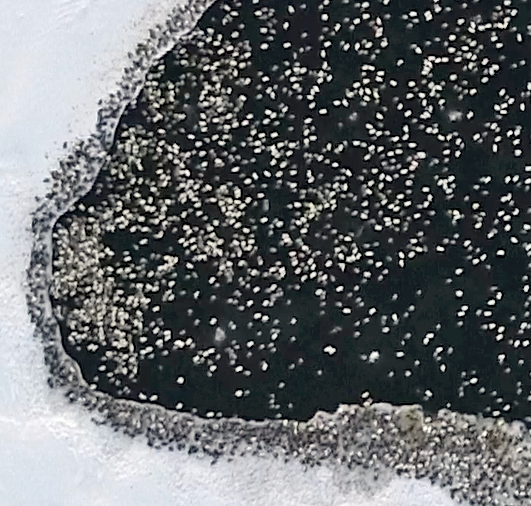
#> input picture demo-dataset/overhead_2_crop.png, 531 x 506 px, found by its file name
$ jupyter execute --allow-errors playground.ipynb
#> lines starting #> are read from the running program, lines starting #| are printed output that depends on the picture; after the words box and inside, x2 and y2 are one past the last pixel; in counts of white or black regions, pixels touching at a corner belong together
[cell 1]
import cv2
import numpy as np
import matplotlib.pyplot as plt
import random
import os
from datetime import datetime

# Function to convert HSV to RGB
def hsv_to_rgb(h, s, v):
    return tuple(int(i) for i in cv2.cvtColor(np.uint8([[[h, s, v]]]), cv2.COLOR_HSV2BGR)[0][0])

# def apply_watershed(binary, image):
#     # Noise removal with morphological operations
#     kernel = np.ones((1, 1), np.uint8)
#     opening = cv2.morphologyEx(binary, cv2.MORPH_OPEN, kernel, iterations=2)

#     # Dilate the result to get the sure background region
#     sure_bg = cv2.dilate(opening, kernel, iterations=2)

#     # Distance transform for sure foreground region
#     dist_transform = cv2.distanceTransform(opening, cv2.DIST_L2, 5)
#     _, sure_fg = cv2.threshold(dist_transform, 0.1 * dist_transform.max(), 255, 0)

#     # Find unknown region by subtracting sure foreground from the background
#     sure_fg = np.uint8(sure_fg)
#     unknown = cv2.subtract(sure_bg, sure_fg)

#     # Marker labeling
#     _, markers = cv2.connectedComponents(sure_fg)

#     # Add 1 to all markers so that the background is not 0 but 1
#     markers = markers + 1

#     # Mark the unknown regions with 0
#     markers[unknown == 255] = 0

#     # Apply the watershed algorithm
#     markers = cv2.watershed(image, markers)

#     # Mark boundaries in the original image
#     image[markers == -1] = [255, 0, 0]  # Boundaries are marked in red

#     return image, markers

def count_ducks(image_path, threshold_range, contour_size_range, watershed_size_range, save=False):
    # Load the image
#> called with image_path = 'dataset/overhead_2_crop.png', save = False
    image = cv2.imread(image_path)
#> image is the input picture: shape (506, 531, 3); mean B, G, R 105, 102.9, 99.3
    if image is None:
        print(f"Error: Unable to load image from path {image_path}")
        return

    # Convert to grayscale
    gray = cv2.cvtColor(image, cv2.COLOR_BGR2GRAY)

    # Thresholding to create a binary image
    binary = cv2.inRange(gray, threshold_range[0], threshold_range[1])
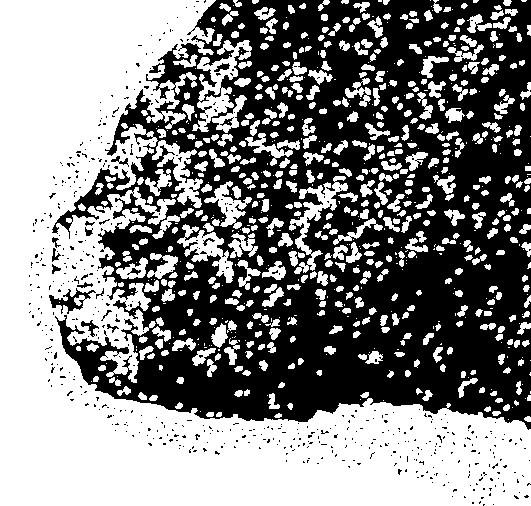
#> binary: shape (506, 531); 52.7% white; 555 black regions (537 under 20 px)

    # # Apply watershed algorithm to separate touching objects
    # image_watershed, markers = apply_watershed(binary, image.copy())

    # Find contours after watershed
    contours, _ = cv2.findContours(binary, cv2.RETR_TREE, cv2.CHAIN_APPROX_SIMPLE)
#> contours = 1447 contours, 950 with area under 20; largest, box (x1, y1, x2, y2) and area: (0, 0, 531, 506) 103562, (192, 40, 252, 132) 1805, (289, 176, 348, 274) 1146, (177, 224, 234, 283) 1080, (152, 140, 203, 208) 1008
    print("Number of contours:", len(contours))
#| Number of contours: 1447

    # Optional: Draw contours with unique colors
    output_image_all_contours = image.copy()
    for cnt in contours:
        hue = random.randint(0, 179)  # OpenCV uses hue values from 0 to 179
        color = hsv_to_rgb(hue, 200, 200)
        cv2.drawContours(output_image_all_contours, [cnt], -1, color, 2)
#> this loop made 1447 passes
#> (hue, color) on passes 2 to 4: (107, (200, 111, 43)), (10, (43, 95, 200)), (66, (75, 200, 43))
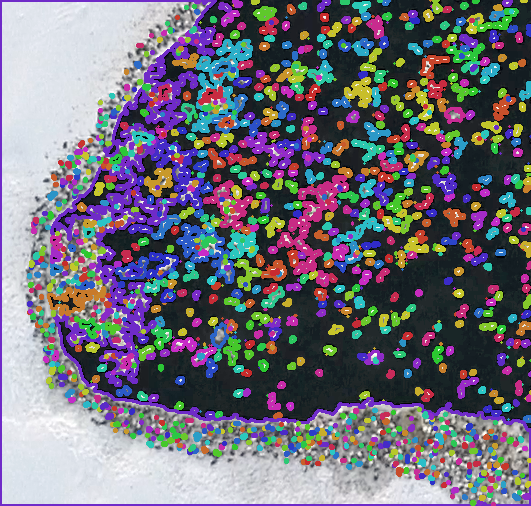
#> output_image_all_contours: shape (506, 531, 3); mean B, G, R 120.5, 108.8, 110.6

    # Filter contours based on size and collect areas
    duck_contours = []
    for cnt in contours:
        area = cv2.contourArea(cnt)
        if watershed_size_range[0] < area < watershed_size_range[1]:
            kernel = np.ones((5, 5), np.uint8)
            cnt_erosion = cv2.erode(cnt, kernel, iterations=1)
            duck_contours.append(cnt_erosion)
#> this loop made 37 passes
#> area on passes 2, 5, 6, 9, 10, 11, 12, 17, 20, 21, 22, 23: 23.5, 25, 25.5, 20, 27.5, 20.5, 27, 21.5, 31.5, 80, 27.5, 37.5
#> after the loop, duck_contours = []

    # Count the number of ducks
    number_of_ducks = len(duck_contours)
    print(f'Number of ducks: {number_of_ducks}')

    # Optional: Draw contours with unique colors
    output_image_filtered_contours = image.copy()
    for cnt in duck_contours:
        hue = random.randint(0, 179)  # OpenCV uses hue values from 0 to 179
        color = hsv_to_rgb(hue, 200, 200)
        cv2.drawContours(output_image_filtered_contours, [cnt], -1, color, 2)

    # Convert BGR images to RGB
    output_image_all_contours = cv2.cvtColor(output_image_all_contours, cv2.COLOR_BGR2RGB)
    output_image_filtered_contours = cv2.cvtColor(output_image_filtered_contours, cv2.COLOR_BGR2RGB)
    gray_rgb = cv2.cvtColor(gray, cv2.COLOR_GRAY2RGB)  # Convert grayscale to RGB for consistent plotting

    # Create a timestamp for saving files
    timestamp = datetime.now().strftime("%Y%m%d_%H%M%S")
    if save:
        output_dir = f'outputs/{timestamp}'
        os.makedirs(output_dir, exist_ok=True)

    # Plotting code (same as before)
    figsize = (8,8)

    # [10 lines of commented-out code are left out]
    plt.figure(figsize=figsize)
    plt.imshow(binary, cmap='gray')
    plt.title('Binary Image')
    plt.axis('off')
    if save:
        plt.savefig(f'{output_dir}/binary.png', bbox_inches='tight', pad_inches=0)
    plt.show()

    # [10 lines of commented-out code are left out]
    plt.figure(figsize=figsize)
    plt.imshow(output_image_all_contours)
    plt.title(f'All Contours, Number of contours: {len(contours)}')
    plt.axis('off')
    if save:
        plt.savefig(f'{output_dir}/contours_all.png', bbox_inches='tight', pad_inches=0)
    plt.show()

    # Display the image with filtered contours
    plt.figure(figsize=figsize)
    plt.imshow(output_image_filtered_contours)
    plt.title(f'Filtered Contours, Number of ducks: {number_of_ducks}')
    plt.axis('off')
    if save:
        plt.savefig(f'{output_dir}/contours_filtered.png', bbox_inches='tight', pad_inches=0)
    plt.show()
